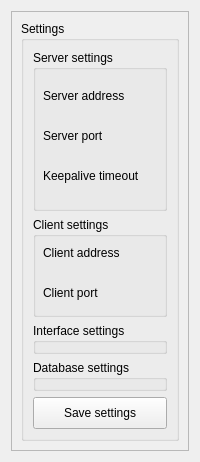
                     <widget class="QWidget" name="widget_setting">
                      <layout class="QGridLayout" name="gridLayout">
                       <item row="0" column="0">
                        <widget class="QFrame" name="frame_setting">
                         <property name="frameShape">
                          <enum>QFrame::StyledPanel</enum>
                         </property>
                         <property name="frameShadow">
                          <enum>QFrame::Raised</enum>
                         </property>
                         <layout class="QGridLayout" name="gridLayout_3">
                          <item row="0" column="0">
                           <widget class="QGroupBox" name="groupBox_settings">
                            <property name="title">
                             <string>Settings</string>
                            </property>
                            <layout class="QVBoxLayout" name="verticalLayout">
                             <item>
                              <widget class="QGroupBox" name="groupBox_settings_server">
                               <property name="minimumSize">
                                <size>
                                 <width>0</width>
                                 <height>161</height>
                                </size>
                               </property>
                               <property name="maximumSize">
                                <size>
                                 <width>16777215</width>
                                 <height>161</height>
                                </size>
                               </property>
                               <property name="title">
                                <string>Server settings</string>
                               </property>
                               <widget class="QLineEdit" name="lineEdit_keepalive_timeout">
                                <property name="geometry">
                                 <rect>
                                  <x>160</x>
                                  <y>110</y>
                                  <width>211</width>
                                  <height>32</height>
                                 </rect>
                                </property>
                                <property name="minimumSize">
                                 <size>
                                  <width>0</width>
                                  <height>32</height>
                                 </size>
                                </property>
                               </widget>
                               <widget class="QLabel" name="label_keepalive_timeout">
                                <property name="geometry">
                                 <rect>
                                  <x>10</x>
                                  <y>110</y>
                                  <width>141</width>
                                  <height>32</height>
                                 </rect>
                                </property>
                                <property name="minimumSize">
                                 <size>
                                  <width>0</width>
                                  <height>32</height>
                                 </size>
                                </property>
                                <property name="text">
                                 <string>Keepalive timeout</string>
                                </property>
                               </widget>
                               <widget class="QLabel" name="label_server_address">
                                <property name="geometry">
                                 <rect>
                                  <x>10</x>
                                  <y>30</y>
                                  <width>141</width>
                                  <height>32</height>
                                 </rect>
                                </property>
                                <property name="minimumSize">
                                 <size>
                                  <width>0</width>
                                  <height>32</height>
                                 </size>
                                </property>
                                <property name="text">
                                 <string>Server address</string>
                                </property>
                               </widget>
                               <widget class="QLabel" name="label_server_port">
                                <property name="geometry">
                                 <rect>
                                  <x>10</x>
                                  <y>70</y>
                                  <width>141</width>
                                  <height>32</height>
                                 </rect>
                                </property>
                                <property name="minimumSize">
                                 <size>
                                  <width>0</width>
                                  <height>32</height>
                                 </size>
                                </property>
                                <property name="text">
                                 <string>Server port</string>
                                </property>
                               </widget>
                               <widget class="QLineEdit" name="lineEdit_server_port">
                                <property name="geometry">
                                 <rect>
                                  <x>160</x>
                                  <y>70</y>
                                  <width>211</width>
                                  <height>32</height>
                                 </rect>
                                </property>
                                <property name="minimumSize">
                                 <size>
                                  <width>0</width>
                                  <height>32</height>
                                 </size>
                                </property>
                               </widget>
                               <widget class="QLineEdit" name="lineEdit_server_address">
                                <property name="geometry">
                                 <rect>
                                  <x>160</x>
                                  <y>30</y>
                                  <width>211</width>
                                  <height>32</height>
                                 </rect>
                                </property>
                                <property name="minimumSize">
                                 <size>
                                  <width>0</width>
                                  <height>32</height>
                                 </size>
                                </property>
                               </widget>
                              </widget>
                             </item>
                             <item>
                              <widget class="QGroupBox" name="groupBox_settings_client">
                               <property name="minimumSize">
                                <size>
                                 <width>0</width>
                                 <height>100</height>
                                </size>
                               </property>
                               <property name="maximumSize">
                                <size>
                                 <width>16777215</width>
                                 <height>100</height>
                                </size>
                               </property>
                               <property name="title">
                                <string>Client settings</string>
                               </property>
                               <widget class="QLabel" name="label_client_address">
                                <property name="geometry">
                                 <rect>
                                  <x>10</x>
                                  <y>20</y>
                                  <width>141</width>
                                  <height>32</height>
                                 </rect>
                                </property>
                                <property name="minimumSize">
                                 <size>
                                  <width>0</width>
                                  <height>32</height>
                                 </size>
                                </property>
                                <property name="text">
                                 <string>Client address</string>
                                </property>
                               </widget>
                               <widget class="QLabel" name="label_client_port">
                                <property name="geometry">
                                 <rect>
                                  <x>10</x>
                                  <y>60</y>
                                  <width>141</width>
                                  <height>32</height>
                                 </rect>
                                </property>
                                <property name="minimumSize">
                                 <size>
                                  <width>0</width>
                                  <height>32</height>
                                 </size>
                                </property>
                                <property name="text">
                                 <string>Client port</string>
                                </property>
                               </widget>
                               <widget class="QLineEdit" name="lineEdit_client_address">
                                <property name="geometry">
                                 <rect>
                                  <x>160</x>
                                  <y>20</y>
                                  <width>211</width>
                                  <height>32</height>
                                 </rect>
                                </property>
                                <property name="minimumSize">
                                 <size>
                                  <width>0</width>
                                  <height>32</height>
                                 </size>
                                </property>
                               </widget>
                               <widget class="QLineEdit" name="lineEdit_client_port">
                                <property name="geometry">
                                 <rect>
                                  <x>160</x>
                                  <y>60</y>
                                  <width>211</width>
                                  <height>32</height>
                                 </rect>
                                </property>
                                <property name="minimumSize">
                                 <size>
                                  <width>0</width>
                                  <height>32</height>
                                 </size>
                                </property>
                               </widget>
                              </widget>
                             </item>
                             <item>
                              <widget class="QGroupBox" name="groupBox_settings_internet">
                               <property name="maximumSize">
                                <size>
                                 <width>16777215</width>
                                 <height>64</height>
                                </size>
                               </property>
                               <property name="title">
                                <string>Interface settings</string>
                               </property>
                               <widget class="QLabel" name="label_incoming_table_row_count">
                                <property name="geometry">
                                 <rect>
                                  <x>10</x>
                                  <y>20</y>
                                  <width>181</width>
                                  <height>32</height>
                                 </rect>
                                </property>
                                <property name="minimumSize">
                                 <size>
                                  <width>0</width>
                                  <height>32</height>
                                 </size>
                                </property>
                                <property name="text">
                                 <string>Incoming table row count</string>
                                </property>
                               </widget>
                               <widget class="QLabel" name="label_outgoing_table_row_count">
                                <property name="geometry">
                                 <rect>
                                  <x>320</x>
                                  <y>20</y>
                                  <width>161</width>
                                  <height>32</height>
                                 </rect>
                                </property>
                                <property name="minimumSize">
                                 <size>
                                  <width>0</width>
                                  <height>32</height>
                                 </size>
                                </property>
                                <property name="text">
                                 <string>Outgoing table row count</string>
                                </property>
                               </widget>
                               <widget class="QLabel" name="label_log_list_row_count">
                                <property name="geometry">
                                 <rect>
                                  <x>640</x>
                                  <y>20</y>
                                  <width>161</width>
                                  <height>32</height>
                                 </rect>
                                </property>
                                <property name="minimumSize">
                                 <size>
                                  <width>0</width>
                                  <height>32</height>
                                 </size>
                                </property>
                                <property name="text">
                                 <string>Log list row count</string>
                                </property>
                               </widget>
                               <widget class="QLineEdit" name="lineEdit_incoming_table_row_count">
                                <property name="geometry">
                                 <rect>
                                  <x>180</x>
                                  <y>20</y>
                                  <width>113</width>
                                  <height>32</height>
                                 </rect>
                                </property>
                                <property name="minimumSize">
                                 <size>
                                  <width>0</width>
                                  <height>32</height>
                                 </size>
                                </property>
                               </widget>
                               <widget class="QLineEdit" name="lineEdit_outgoing_table_row_count">
                                <property name="geometry">
                                 <rect>
                                  <x>490</x>
                                  <y>20</y>
                                  <width>113</width>
                                  <height>32</height>
                                 </rect>
                                </property>
                                <property name="minimumSize">
                                 <size>
                                  <width>0</width>
                                  <height>32</height>
                                 </size>
                                </property>
                               </widget>
                               <widget class="QLineEdit" name="lineEdit_log_list_row_count">
                                <property name="geometry">
                                 <rect>
                                  <x>810</x>
                                  <y>20</y>
                                  <width>113</width>
                                  <height>32</height>
                                 </rect>
                                </property>
                                <property name="minimumSize">
                                 <size>
                                  <width>0</width>
                                  <height>32</height>
                                 </size>
                                </property>
                               </widget>
                              </widget>
                             </item>
                             <item>
                              <widget class="QGroupBox" name="groupBox_settings_database">
                               <property name="maximumSize">
                                <size>
                                 <width>16777215</width>
                                 <height>200</height>
                                </size>
                               </property>
                               <property name="title">
                                <string>Database settings</string>
                               </property>
                               <widget class="QLabel" name="label_settings_postgres_address">
                                <property name="geometry">
                                 <rect>
                                  <x>20</x>
                                  <y>20</y>
                                  <width>161</width>
                                  <height>32</height>
                                 </rect>
                                </property>
                                <property name="minimumSize">
                                 <size>
                                  <width>0</width>
                                  <height>32</height>
                                 </size>
                                </property>
                                <property name="maximumSize">
                                 <size>
                                  <width>161</width>
                                  <height>32</height>
                                 </size>
                                </property>
                                <property name="text">
                                 <string>Postgres address</string>
                                </property>
                               </widget>
                               <widget class="QLabel" name="label_settings_postgres_database_name">
                                <property name="geometry">
                                 <rect>
                                  <x>20</x>
                                  <y>60</y>
                                  <width>161</width>
                                  <height>32</height>
                                 </rect>
                                </property>
                                <property name="minimumSize">
                                 <size>
                                  <width>0</width>
                                  <height>32</height>
                                 </size>
                                </property>
                                <property name="maximumSize">
                                 <size>
                                  <width>161</width>
                                  <height>32</height>
                                 </size>
                                </property>
                                <property name="text">
                                 <string>Postgres database name</string>
                                </property>
                               </widget>
                               <widget class="QLabel" name="label_settings_postgres_username">
                                <property name="geometry">
                                 <rect>
                                  <x>20</x>
                                  <y>100</y>
                                  <width>161</width>
                                  <height>32</height>
                                 </rect>
                                </property>
                                <property name="minimumSize">
                                 <size>
                                  <width>0</width>
                                  <height>32</height>
                                 </size>
                                </property>
                                <property name="maximumSize">
                                 <size>
                                  <width>161</width>
                                  <height>32</height>
                                 </size>
                                </property>
                                <property name="text">
                                 <string>Postgres username</string>
                                </property>
                               </widget>
                               <widget class="QLabel" name="label_settings_postgres_password">
                                <property name="geometry">
                                 <rect>
                                  <x>20</x>
                                  <y>140</y>
                                  <width>161</width>
                                  <height>32</height>
                                 </rect>
                                </property>
                                <property name="minimumSize">
                                 <size>
                                  <width>0</width>
                                  <height>32</height>
                                 </size>
                                </property>
                                <property name="maximumSize">
                                 <size>
                                  <width>161</width>
                                  <height>32</height>
                                 </size>
                                </property>
                                <property name="text">
                                 <string>Postgres password</string>
                                </property>
                               </widget>
                               <widget class="QLineEdit" name="lineEdit_settings_postgres_address">
                                <property name="geometry">
                                 <rect>
                                  <x>190</x>
                                  <y>20</y>
                                  <width>201</width>
                                  <height>32</height>
                                 </rect>
                                </property>
                                <property name="minimumSize">
                                 <size>
                                  <width>0</width>
                                  <height>32</height>
                                 </size>
                                </property>
                               </widget>
                               <widget class="QLineEdit" name="lineEdit_postgres_database_name">
                                <property name="geometry">
                                 <rect>
                                  <x>190</x>
                                  <y>60</y>
                                  <width>201</width>
                                  <height>32</height>
                                 </rect>
                                </property>
                                <property name="minimumSize">
                                 <size>
                                  <width>0</width>
                                  <height>32</height>
                                 </size>
                                </property>
                               </widget>
                               <widget class="QLineEdit" name="lineEdit_settings_postgres_username">
                                <property name="geometry">
                                 <rect>
                                  <x>190</x>
                                  <y>100</y>
                                  <width>201</width>
                                  <height>32</height>
                                 </rect>
                                </property>
                                <property name="minimumSize">
                                 <size>
                                  <width>0</width>
                                  <height>32</height>
                                 </size>
                                </property>
                               </widget>
                               <widget class="QLineEdit" name="lineEdit_settings_postgres_password">
                                <property name="geometry">
                                 <rect>
                                  <x>190</x>
                                  <y>140</y>
                                  <width>201</width>
                                  <height>32</height>
                                 </rect>
                                </property>
                                <property name="minimumSize">
                                 <size>
                                  <width>0</width>
                                  <height>32</height>
                                 </size>
                                </property>
                               </widget>
                               <widget class="QLabel" name="label_settings_sqlite_path">
                                <property name="geometry">
                                 <rect>
                                  <x>430</x>
                                  <y>20</y>
                                  <width>181</width>
                                  <height>32</height>
                                 </rect>
                                </property>
                                <property name="minimumSize">
                                 <size>
                                  <width>0</width>
                                  <height>32</height>
                                 </size>
                                </property>
                                <property name="text">
                                 <string>Sqlite database name</string>
                                </property>
                               </widget>
                               <widget class="QLineEdit" name="lineEdit_settings_sqlite_path">
                                <property name="geometry">
                                 <rect>
                                  <x>620</x>
                                  <y>20</y>
                                  <width>221</width>
                                  <height>32</height>
                                 </rect>
                                </property>
                                <property name="minimumSize">
                                 <size>
                                  <width>0</width>
                                  <height>32</height>
                                 </size>
                                </property>
                               </widget>
                               <widget class="QLabel" name="label_settings_database_engine">
                                <property name="geometry">
                                 <rect>
                                  <x>430</x>
                                  <y>70</y>
                                  <width>181</width>
                                  <height>32</height>
                                 </rect>
                                </property>
                                <property name="minimumSize">
                                 <size>
                                  <width>0</width>
                                  <height>32</height>
                                 </size>
                                </property>
                                <property name="text">
                                 <string>Active database engine</string>
                                </property>
                               </widget>
                               <widget class="QComboBox" name="comboBox_database_engine">
                                <property name="geometry">
                                 <rect>
                                  <x>620</x>
                                  <y>70</y>
                                  <width>221</width>
                                  <height>32</height>
                                 </rect>
                                </property>
                                <property name="minimumSize">
                                 <size>
                                  <width>0</width>
                                  <height>32</height>
                                 </size>
                                </property>
                               </widget>
                              </widget>
                             </item>
                             <item>
                              <widget class="QPushButton" name="pushButton_settings_save">
                               <property name="minimumSize">
                                <size>
                                 <width>0</width>
                                 <height>32</height>
                                </size>
                               </property>
                               <property name="text">
                                <string>Save settings</string>
                               </property>
                              </widget>
                             </item>
                            </layout>
                           </widget>
                          </item>
                         </layout>
                        </widget>
                       </item>
                      </layout>
                     </widget>
